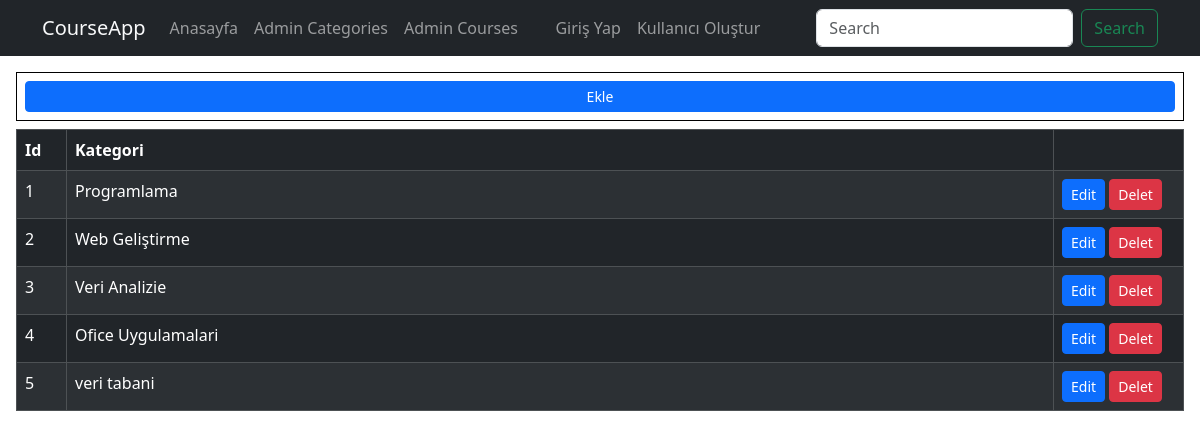
Screenshot of /admin-categories.php with the database file from the repository.
### tables this page shows
CREATE TABLE `kategoriler` (
  `id` int(11) NOT NULL,
  `kategori_ad` varchar(50) NOT NULL
);

### libs/function.php (called while the page is built, shortened)
<?php
function CategoriesGet(){
   include "ayar.php";
   $query="SELECT *From kategoriler ";
   $sonuc=mysqli_query($con,$query);
   return $sonuc;
}
?>

### admin-categories.php (the view, shortened to what this page needs)
<?php
require "libs/function.php";
?>
<?php require "viewes/_header.php"?>
<?php require "viewes/_navbar.php"?>
<div class="countainer m-3">
  <div class="row">
    <div class="col-12">
    <div class="card-body mb-2 p-2 " style=" border: 1px solid black">
    <a href="category-creat.php" class="btn btn-primary btn-sm " style="width:100%" >Ekle</a>
    </div>
    <table class="table table-dark table-striped table-bordered">
    <thead>
        <tr >
            <th style="width: 50px;"> Id</th>
            <th> Kategori</th>
            <th style="width: 130px;"> </th>
        </tr>
      </thead>
        <?php $sonuc=CategoriesGet(); while($categori= mysqli_fetch_assoc($sonuc)):?>
              <tr>
              <td> <?php echo $categori["id"]?></td>
              <td> <?php echo $categori["kategori_ad"]?></td>
              <td> <a href="category-edit.php?id=<?php echo $categori["id"]?>" class="btn btn-primary btn-sm"  data-bs-toggle="button">Edit</a>
              <a href="category-delet.php?id=<?php echo $categori["id"]?>" class="btn btn-danger btn-sm" data-bs-toggle="button">Delet</a>
            </td>
              </tr>
            <?php endwhile?>
    </table>
    </div>
  </div>
</div>
<?php require "viewes/_footer.php"?>

### rows the page displays
kategoriler: id "1", kategori_ad "Programlama"
kategoriler: id "2", kategori_ad "Web Geliştirme"
kategoriler: id "3", kategori_ad "Veri Analizie"
kategoriler: id "4", kategori_ad "Ofice Uygulamalari"
kategoriler: id "5", kategori_ad "veri tabani"
